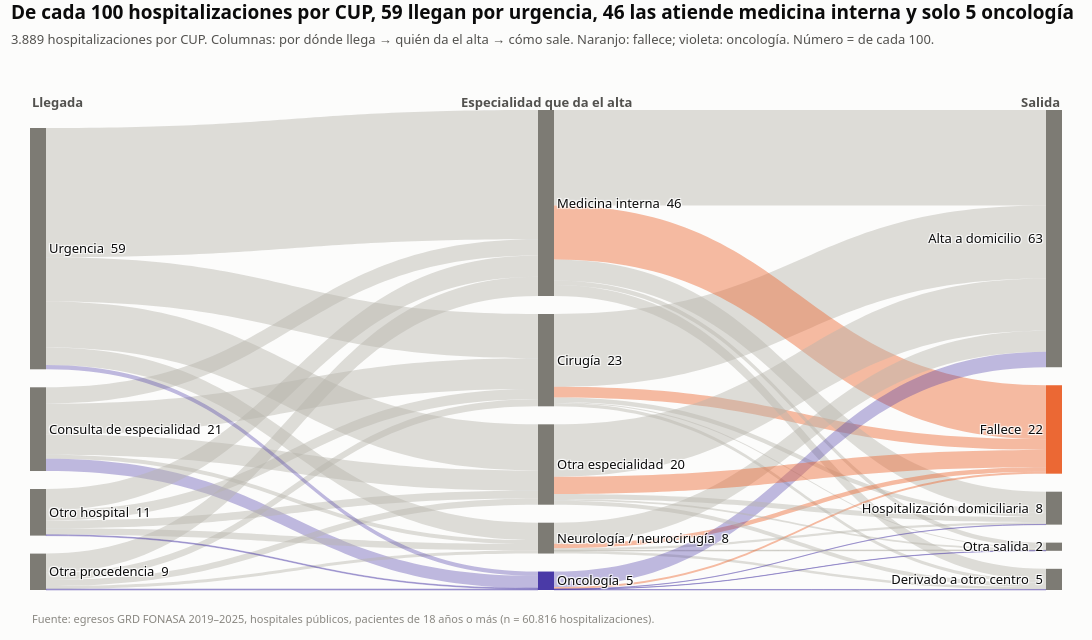

Here is the notebook cell this chart was saved with:
### Markdown cell above
## 6. Bloque C — ¿Cómo lo atiende la red?
### P5. ¿Por dónde llega y quién lo atiende?
**Cómo leer el diagrama de flujo (Sankey):** cada banda es un grupo de hospitalizaciones por CUP y su grosor es proporcional a cuántas son. De izquierda a derecha: por dónde llegó el paciente, qué especialidad le dio el alta y cómo salió del hospital. En el notebook el gráfico es interactivo: al pasar el mouse se ve cada cifra.

### Code cell
cup = df[df.GRUPO == 'CUP']
ETAPAS = ['LLEGADA', 'ESPECIALIDAD', 'SALIDA']
ORDEN_NODOS = {
    'LLEGADA': ['Urgencia', 'Consulta de especialidad', 'Otro hospital', 'Otra procedencia'],
    'ESPECIALIDAD': ['Medicina interna', 'Cirugía', 'Oncología', 'Neurología / neurocirugía', 'Otra especialidad'],
    'SALIDA': ['Alta a domicilio', 'Fallece', 'Hospitalización domiciliaria', 'Derivado a otro centro', 'Otra salida']}
n_cup = len(cup)
pct = {e: cup[e].value_counts(normalize=True) * 100 for e in ETAPAS}
urg, mi, onc = pct['LLEGADA']['Urgencia'], pct['ESPECIALIDAD']['Medicina interna'], pct['ESPECIALIDAD'].get('Oncología', 0)
titulo_p5 = (f'De cada 100 hospitalizaciones por CUP, {de100(urg)} llegan por urgencia, {de100(mi)} las atiende medicina '
             f'interna y solo {de100(onc)} oncología')

if HAY_PLOTLY:
    etiquetas, indice = [], {}
    for e in ETAPAS:
        for nodo in ORDEN_NODOS[e]:
            indice[(e, nodo)] = len(etiquetas)
            etiquetas.append(f'{nodo}  {de100(pct[e].get(nodo, 0))}')
    origen, destino, valor, color_link = [], [], [], []
    for a, b in [('LLEGADA', 'ESPECIALIDAD'), ('ESPECIALIDAD', 'SALIDA')]:
        for (x, z), n in cup.groupby([a, b]).size().items():
            origen.append(indice[(a, x)])
            destino.append(indice[(b, z)])
            valor.append(n)
            color_link.append('rgba(235,104,52,0.45)' if z == 'Fallece' else
                              'rgba(74,58,167,0.35)' if x == 'Oncología' or z == 'Oncología' else 'rgba(181,179,171,0.45)')
    color_nodo = [naranjo if 'Fallece' in t else COLOR_CUP if 'Oncología' in t else '#7d7b74' for t in etiquetas]
    fig = go.Figure(go.Sankey(
        arrangement='snap',
        node=dict(label=etiquetas, color=color_nodo, pad=18, thickness=16, line=dict(width=0),
                  hovertemplate='%{label}<br>%{value} hospitalizaciones<extra></extra>'),
        link=dict(source=origen, target=destino, value=valor, color=color_link,
                  hovertemplate='%{source.label} → %{target.label}<br>%{value} hospitalizaciones<extra></extra>')))
    plotly_base(fig, titulo_p5,
                f'{miles(n_cup)} hospitalizaciones por CUP. Columnas: por dónde llega → quién da el alta → cómo sale. '
                'Naranjo: fallece; violeta: oncología. Número = de cada 100.', alto=640)
    for x, texto in [(0.0, 'Llegada'), (0.5, 'Especialidad que da el alta'), (1.0, 'Salida')]:
        fig.add_annotation(text=f'<b>{texto}</b>', x=x, y=1.04, xref='paper', yref='paper', showarrow=False,
                           xanchor='left' if x == 0 else 'right' if x == 1 else 'center', font=dict(size=13, color=gris_texto))
    guardar_plotly(fig, 'P05_trayectoria_sankey')

# Comparación con los otros cánceres: ¿quién atiende?
esp_g = (pd.crosstab(df['GRUPO'], df['ESPECIALIDAD'], normalize='index') * 100)
figura, ejes = plt.subplots(1, 2, figsize=(13, 4.8), sharey=True)
for eje, (cat, nombre) in zip(ejes, [('Medicina interna', 'Medicina interna da el alta'),
                                     ('Oncología', 'Oncología da el alta')]):
    yv = puntos_por_grupo(eje, esp_g[cat], ORDEN, xmax=60)
    eje.set_title(nombre)
    eje.set_xlabel('de cada 100 hospitalizaciones del grupo')
ejes[0].set_yticks(yv, ORDEN)
poner_titulo(figura,
             f'El CUP queda fuera del circuito oncológico: oncología da el alta en {de100(onc)} de cada 100 hospitalizaciones, '
             f'frente a {de100(esp_g.loc["Colorrectal", "Oncología"])} en colorrectal',
             'Especialidad que da el alta en cada grupo. Violeta: CUP; cada cáncer con su color.')
guardar(figura, 'P05b_especialidad')
pd.concat({e: pct[e].round(1) for e in ETAPAS}).to_frame('de cada 100')

### Figure 1 — Plotly figure (JSON) as saved in the notebook; plotly's stock layout.template omitted (floating-point values rounded to 4 significant figures)
{"data": [{"arrangement": "snap", "link": {"color": ["rgba(181,179,171,0.45)", "rgba(181,179,171,0.45)", "rgba(181,179,171,0.45)", "rgba(74,58,167,0.35)", "rgba(181,179,171,0.45)", "rgba(181,179,171,0.45)", "rgba(181,179,171,0.45)", "rgba(181,179,171,0.45)", "rgba(74,58,167,0.35)", "rgba(181,179,171,0.45)", "rgba(181,179,171,0.45)", "rgba(181,179,171,0.45)", "rgba(181,179,171,0.45)", "rgba(74,58,167,0.35)", "rgba(181,179,171,0.45)", "rgba(181,179,171,0.45)", "rgba(181,179,171,0.45)", "rgba(181,179,171,0.45)", "rgba(74,58,167,0.35)", "rgba(181,179,171,0.45)", "rgba(181,179,171,0.45)", "rgba(181,179,171,0.45)", "rgba(235,104,52,0.45)", "rgba(181,179,171,0.45)", "rgba(181,179,171,0.45)", "rgba(181,179,171,0.45)", "rgba(181,179,171,0.45)", "rgba(235,104,52,0.45)", "rgba(181,179,171,0.45)", "rgba(181,179,171,0.45)", "rgba(181,179,171,0.45)", "rgba(181,179,171,0.45)", "rgba(235,104,52,0.45)", "rgba(181,179,171,0.45)", "rgba(181,179,171,0.45)", "rgba(74,58,167,0.35)", "rgba(74,58,167,0.35)", "rgba(235,104,52,0.45)", "rgba(74,58,167,0.35)", "rgba(74,58,167,0.35)", "rgba(181,179,171,0.45)", "rgba(181,179,171,0.45)", "rgba(235,104,52,0.45)", "rgba(181,179,171,0.45)", "rgba(181,179,171,0.45)"], "hovertemplate": "%{source.label} → %{target.label}<br>%{value} hospitalizaciones<extra></extra>", "source": [1, 1, 1, 1, 1, 3, 3, 3, 3, 3, 2, 2, 2, 2, 2, 0, 0, 0, 0, 0, 5, 5, 5, 5, 5, 4, 4, 4, 4, 4, 7, 7, 7, 7, 7, 6, 6, 6, 6, 6, 8, 8, 8, 8, 8], "target": [5, 4, 7, 6, 8, 5, 4, 7, 6, 8, 5, 4, 7, 6, 8, 5, 4, 7, 6, 8, 9, 12, 10, 11, 13, 9, 12, 10, 11, 13, 9, 12, 10, 11, 13, 9, 12, 10, 11, 13, 9, 12, 10, 11, 13], "value": [294, 156, 38, 118, 192, 68, 183, 29, 9, 58, 97, 202, 61, 8, 76, 421, 1232, 166, 41, 440, 694, 31, 103, 42, 10, 911, 104, 514, 200, 44, 200, 24, 43, 21, 6, 148, 5, 19, 2, 2, 499, 38, 164, 49, 16]}, "node": {"color": ["#7d7b74", "#7d7b74", "#7d7b74", "#7d7b74", "#7d7b74", "#7d7b74", "#4a3aa7", "#7d7b74", "#7d7b74", "#7d7b74", "#eb6834", "#7d7b74", "#7d7b74", "#7d7b74"], "hovertemplate": "%{label}<br>%{value} hospitalizaciones<extra></extra>", "label": ["Urgencia  59", "Consulta de especialidad  21", "Otro hospital  11", "Otra procedencia  9", "Medicina interna  46", "Cirugía  23", "Oncología  5", "Neurología / neurocirugía  8", "Otra especialidad  20", "Alta a domicilio  63", "Fallece  22", "Hospitalización domiciliaria  8", "Derivado a otro centro  5", "Otra salida  2"], "line": {"width": 0}, "pad": 18, "thickness": 16}, "type": "sankey"}], "layout": {"annotations": [{"font": {"color": "#898781", "size": 11}, "showarrow": false, "text": "Fuente: egresos GRD FONASA 2019–2025, hospitales públicos, pacientes de 18 años o más (n = 60.816 hospitalizaciones).", "x": 0, "xanchor": "left", "xref": "paper", "y": -0.08, "yref": "paper"}, {"font": {"color": "#52514e", "size": 13}, "showarrow": false, "text": "<b>Llegada</b>", "x": 0.0, "xanchor": "left", "xref": "paper", "y": 1.04, "yref": "paper"}, {"font": {"color": "#52514e", "size": 13}, "showarrow": false, "text": "<b>Especialidad que da el alta</b>", "x": 0.5, "xanchor": "center", "xref": "paper", "y": 1.04, "yref": "paper"}, {"font": {"color": "#52514e", "size": 13}, "showarrow": false, "text": "<b>Salida</b>", "x": 1.0, "xanchor": "right", "xref": "paper", "y": 1.04, "yref": "paper"}], "font": {"color": "#0b0b0b", "family": "Segoe UI, Arial", "size": 13}, "height": 640, "margin": {"b": 50, "l": 30, "r": 30, "t": 110}, "paper_bgcolor": "#fcfcfb", "plot_bgcolor": "#fcfcfb", "title": {"font": {"color": "#0b0b0b", "size": 19}, "text": "<b>De cada 100 hospitalizaciones por CUP, 59 llegan por urgencia, 46 las atiende medicina interna y solo 5 oncología</b><br><span style=\"font-size:13px;color:#52514e\">3.889 hospitalizaciones por CUP. Columnas: por dónde llega → quién da el alta → cómo sale. Naranjo: fallece; violeta: oncología. Número = de cada 100.</span>", "x": 0.01, "xanchor": "left", "y": 0.97}, "width": 1300}}
